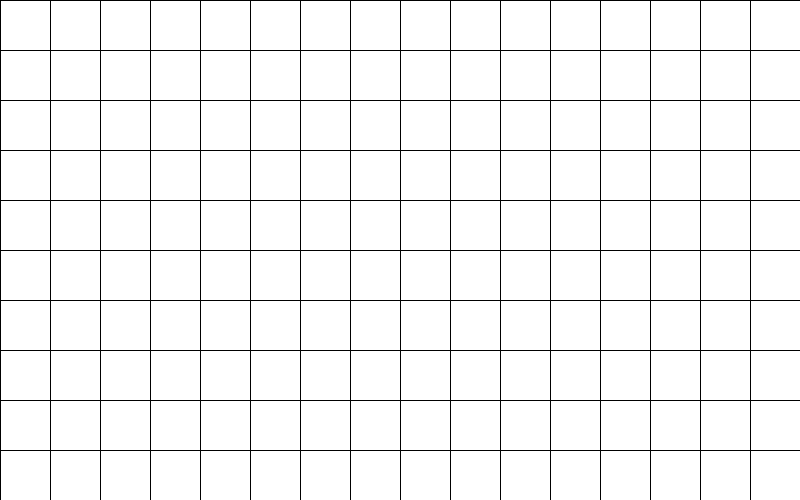
Frame 1 (no input)
Frame 60 (the mouse pressed at the canvas centre just before this capture): identical to frame 1, image omitted
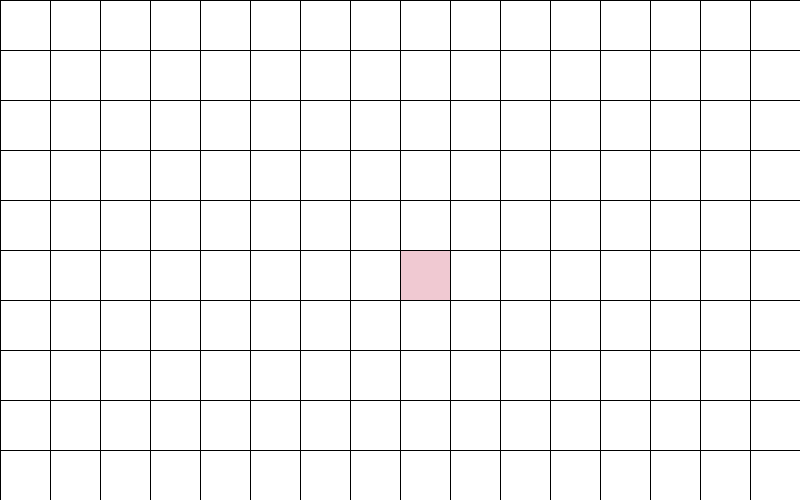
Frame 120 (the mouse held since frame 60 and released just before this capture)

The Processing sketch that drew these frames (run headless with seeded random() and noise(); from frame 60 on, the mouse is pressed at the canvas centre):

// Processing sketch: week06_1
// ── week06_1.pde
//week06-1 好玩的程式設計
//File-preference 設大字形
//修改自week05-2好玩的程式設計
//Ctrl-N 開新視窗
public void setup(){
  size(800, 500); //視窗大小 800 x 500
}
int[][]a = new int[10][16];
public void mousePressed() {
  int i= mouseY/50, j=mouseX/50;
  a[i][j]=1;
}
public void draw (){
  for(int i=0; i<10; i++){//上週是 for y 現在改成 for i 左手i
    for (int j=0; j<16; j++){//上週是 for x 現在改成 for j 右手j
      if (a[i][j]==1)fill(0xFFF0C9D2);//若陣列有值, 設綠色
      else fill(255);//沒有值, 設白色
      rect(j*50, i*50, 50, 50);//畫四邊形
    }
  }
  /*很多行的註解 用斜線星 這幾行可以不用寫
  for(int y=0; y<500; y+=50){ //外面for迴圈y座標
    for(int x=0;x<800;x+=50){ //裡面for迴圈x座標
      if(x < mouseX && mouseX < x+50) fill(#F5AFAF);
      else if(y < mouseY && mouseY < y+50) fill(#F5AFAF);
      else fill(255);//裡面有3行判斷 決定填充色彩
      rect(x, y, 50, 50);
    }
  }收尾的地方, 是星斜線 */
}
